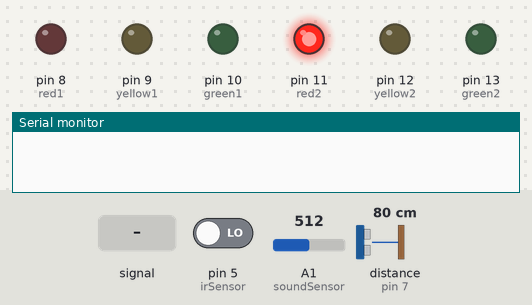
The sketch below on a simulated Arduino Uno, built with avr-gcc and run on an emulated ATmega328P. Shown: output pins drawn as LEDs (lit = HIGH), the last lines printed to the serial monitor. The inputs (shaded band) are chosen by the test bench; at power-on: pin 5 (irSensor) LOW, distance to the obstacle (sensor on pin 7) 80 cm, A1 (soundSensor) = 512. The echo pulse lasts 58.3 µs per cm; pins used as bus, display or sensor lines are not drawn.

Above: at 4.8 s.
4.9 s: pin 5 (irSensor) driven HIGH
At 5.3 s:
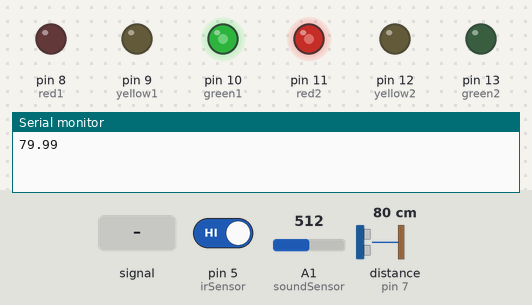
7.9 s: A1 (soundSensor) fed a 200 Hz sine of ±255 counts around its level
10.9 s: distance to the obstacle (sensor on pin 7) set to 12 cm
13.9 s: distance to the obstacle (sensor on pin 7) set to 9 cm
At 14.2 s:
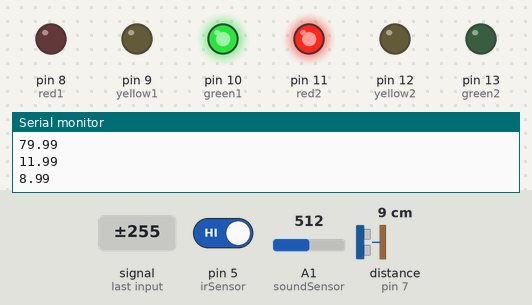
16.9 s: pin 5 (irSensor) driven LOW
At 17.7 s:
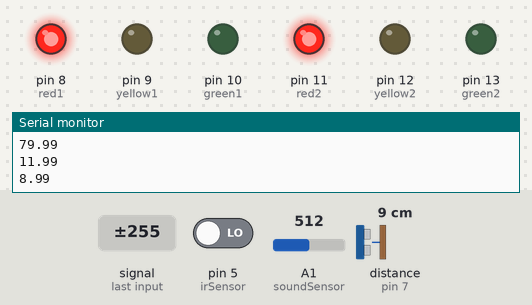
18.4 s: pin 5 (irSensor) driven HIGH
At 19.0 s:
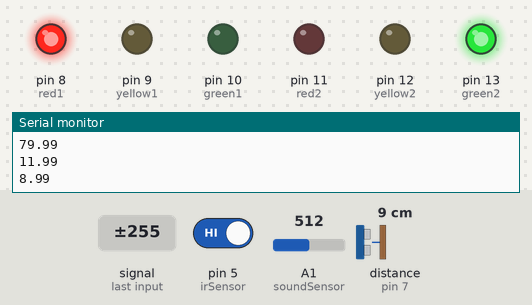
Timing chart, 0 to 22.4 s (numbered marks = the images above; inputs shaded):
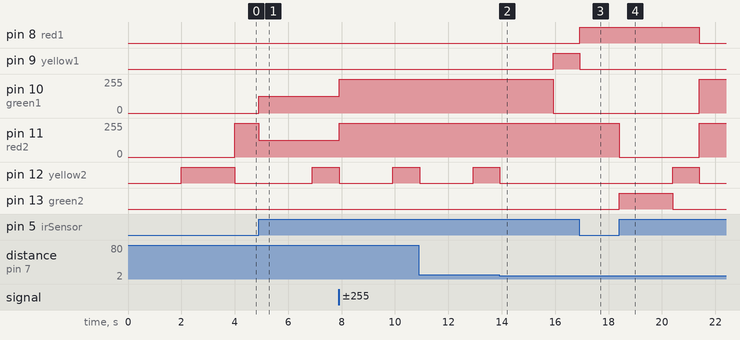

Measured:
- the behaviour switches between 11 and 10 cm on distance to the obstacle (sensor on pin 7) (found by bisection; images 1 and 2)
- after the input at 4.9 s, pin 10 (green1): 0/255 → 127/255 at once; pin 11 (red2): 255/255 → 127/255 at once; pin 12 (yellow2): LOW → HIGH after 2.0 s
- after the input at 13.9 s, pin 9 (yellow1): LOW → HIGH after 2.0 s; pin 10 (green1): 255/255 → 0/255 after 2.0 s; pin 12 (yellow2): goes on until 13.9 s, then stays LOW
- after the input at 16.9 s, pin 11 (red2): stays 255/255 (without the input it goes to 0/255 after 0.03 s); pin 13 (green2): stays LOW (without the input it goes to HIGH after 0.03 s)
- after the input at 18.4 s, pin 8 (red1): HIGH → LOW after 3.0 s; pin 10 (green1): 0/255 → 255/255 after 3.0 s; pin 11 (red2): 255/255 → 0/255 at once, → 255/255 3.0 s later; pin 12 (yellow2): LOW → HIGH after 2.0 s, → LOW 1.0 s later; pin 13 (green2): LOW → HIGH at once, → LOW 2.0 s later

The sketch:

Code.ino
```cpp
#define soundSensor A1
#define ldrPin A2

#define irSensor 5
#define trigPin 6
#define echoPin 7

#define red1 8
#define yellow1 9
#define green1 10
#define red2 11
#define yellow2 12
#define green2 13

void emergency_vehicle()
{
  int soundSensorState = analogRead(soundSensor);
  if (soundSensorState > 300)
  {
    delay(2000);
    digitalWrite(green2, LOW);
    digitalWrite(yellow2, HIGH);
    delay(1000);
    digitalWrite(yellow2, LOW);
    digitalWrite(red2, HIGH);
    for (int irSensorState = digitalRead(irSensor);; irSensorState = digitalRead(irSensor))
    {
      if (irSensorState == HIGH)
      {
        digitalWrite(red1, LOW);
        digitalWrite(green1, HIGH);
        break;
      }
    }
  }
  while (soundSensorState > 300)
    soundSensorState = analogRead(soundSensor);
}

void side_road()
{
  digitalWrite(trigPin, LOW);
  delayMicroseconds(2);
  digitalWrite(trigPin, HIGH);
  delayMicroseconds(10);
  digitalWrite(trigPin, LOW);
  long duration = pulseIn(echoPin, HIGH);
  float distance = duration * 0.0343 / 2;
  Serial.println(distance);
  if (distance < 10)
  {
    delay(2000);
    digitalWrite(green1, LOW);
    digitalWrite(yellow1, HIGH);
    delay(1000);
    digitalWrite(yellow1, LOW);
    digitalWrite(red1, HIGH);
    for (int irSensorState = digitalRead(irSensor);; irSensorState = digitalRead(irSensor))
    {
      if (irSensorState == HIGH)
      {
        digitalWrite(red2, LOW);
        digitalWrite(green2, HIGH);
        break;
      }
    }
  }

  emergency_vehicle();

  if (digitalRead(red2) == HIGH)
    side_road();

  while (distance < 10)
  {
    emergency_vehicle();
    digitalWrite(trigPin, LOW);
    delayMicroseconds(2);
    digitalWrite(trigPin, HIGH);
    delayMicroseconds(10);
    digitalWrite(trigPin, LOW);
    duration = pulseIn(echoPin, HIGH);
    distance = duration * 0.0343 / 2;
  }
}

void change_brightness()
{
  int ldrValue = analogRead(ldrPin);
  int ledBrightness = map(ldrValue, 0, 1023, 0, 255);

  if (digitalRead(red1) == HIGH)
    analogWrite(red1, ledBrightness);
  else if (digitalRead(green1) == HIGH)
    analogWrite(green1, ledBrightness);
  else
    analogWrite(yellow1, ledBrightness);

  if (digitalRead(red2) == HIGH)
    analogWrite(red2, ledBrightness);
  else if (digitalRead(green2) == HIGH)
    analogWrite(green2, ledBrightness);
  else
    analogWrite(yellow2, ledBrightness);

  side_road();
}

void setup()
{
  Serial.begin(9600);
  pinMode(soundSensor, INPUT);
  pinMode(trigPin, OUTPUT);
  pinMode(echoPin, INPUT);
  pinMode(irSensor, INPUT);
  pinMode(ldrPin, INPUT);
  pinMode(red1, OUTPUT);
  pinMode(green1, OUTPUT);
  pinMode(red2, OUTPUT);
  pinMode(yellow1, OUTPUT);
  pinMode(yellow2, OUTPUT);
  pinMode(green2, OUTPUT);
}

void loop()
{
  delay(2000);
  digitalWrite(green2, LOW);
  digitalWrite(yellow2, HIGH);
  delay(2000);
  digitalWrite(yellow2, LOW);
  digitalWrite(red2, HIGH);
  for (int irSensorState = digitalRead(irSensor);; irSensorState = digitalRead(irSensor))
  {
    if (irSensorState == HIGH)
    {
      digitalWrite(red1, LOW);
      digitalWrite(green1, HIGH);
      break;
    }
  }

  change_brightness();
}
```
